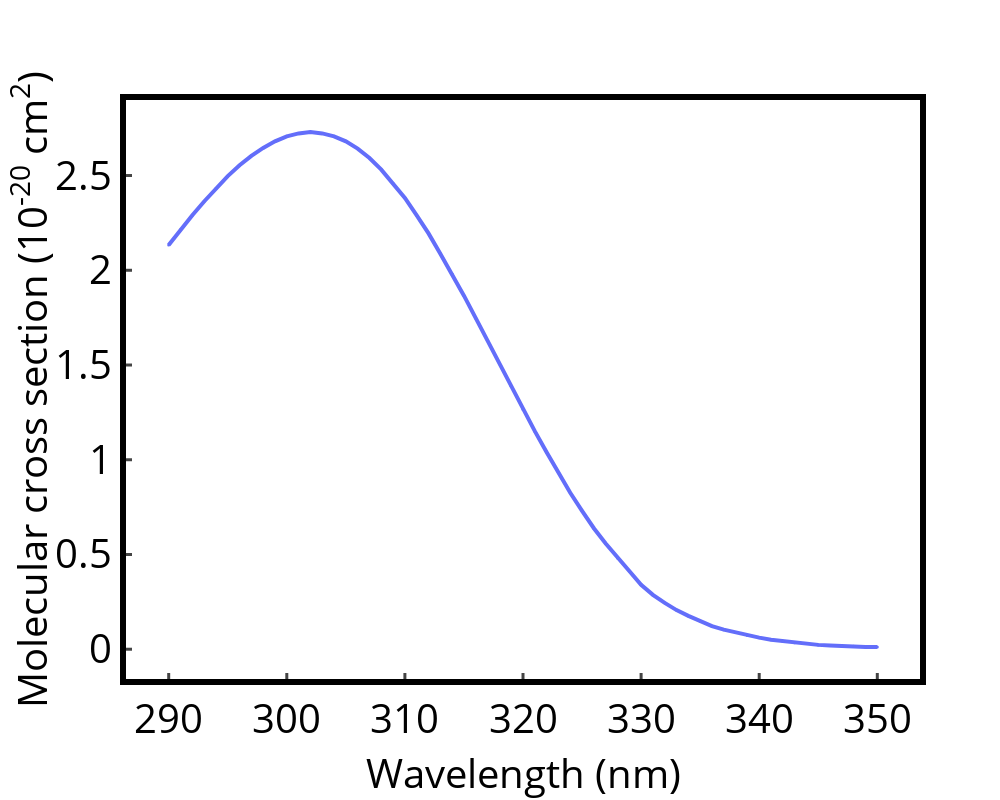

The notebook cell this image was saved under:
### Code cell
import plotly.graph_objects as go

fig_1= go.Figure()
fig_1.add_trace(go.Scatter(x= new_cross_section_nitrate.index,y=new_cross_section_nitrate['molecular_cross_section']*1e20,yaxis = "y1",mode='markers+lines',marker_size=3,line_width=4,
                           name="σ(NO3-)"))
# fig_1.add_trace(go.Scatter(x= new_cross_section_nitrite.index,y=new_cross_section_nitrite['molecular_cross_section']*10,yaxis = "y1",mode='markers+lines',marker_size=3,line_width=2,name="σ(NO2-)*10"))
# fig_1.add_trace(go.Scatter(x= new_cross_section_I2.index,y=new_cross_section_I2['molecular_cross_section'],yaxis = "y1",mode='markers+lines',marker_size=3,line_width=2,name="σ(I2)"))
# fig_1.add_trace(go.Scatter(x= new_cross_section_clno.index,y=new_cross_section_clno['molecular_cross_section'],yaxis = "y1",mode='markers+lines',marker_size=3,line_width=2,name="σ(ClNO)"))
# fig_1.add_trace(go.Scatter(x= new_cross_section_NO2.index,y=new_cross_section_NO2['molecular_cross_section'],yaxis = "y1",mode='markers+lines',marker_size=3,line_width=2,name="σ(NO2)"))
# fig_1.add_trace(go.Scatter(x= new_cross_section_HONO.index,y=new_cross_section_HONO['molecular_cross_section'],yaxis = "y1",mode='markers+lines',marker_size=3,line_width=2,name="σ(HONO)"))


# fig_1.add_trace(go.Scatter(x= actinic.iloc[:,0], y=actinic.iloc[:,1], yaxis = "y2",mode='markers+lines', line=dict(dash='dot'),marker_size=3,line_width=5,name='Flux '+actinic.columns[1]))
# fig_1.add_trace(go.Scatter(x= actinic.iloc[:,0], y=actinic.iloc[:,2], yaxis = "y2",mode='markers+lines', line=dict(dash='dot'),marker_size=3,line_width=5,name='Flux '+actinic.columns[2]))
# fig_1.add_trace(go.Scatter(x= actinic.iloc[:,0], y=actinic.iloc[:,3], yaxis = "y2",mode='markers+lines', line=dict(dash='dot'),marker_size=3,line_width=5,name='Flux '+actinic.columns[3]))
# fig_1.add_trace(go.Scatter(x= actinic.iloc[:,0], y=actinic.iloc[:,4], yaxis = "y2",mode='markers+lines', line=dict(dash='dot'),marker_size=3,line_width=5,name='Flux '+actinic.columns[4]))

fig_1.update_layout(title='',titlefont=dict(color="black",size=25))
fig_1.update_layout( bargap=0)
# fig_1.update_layout(
#   plot_bgcolor = 'white',paper_bgcolor = 'white',autosize=False,width=1000, height=500,
#     xaxis=dict( title="Wavelength (nm)",titlefont=dict(color="black",size=25),showline=True, mirror= True,tickfont=dict(color='black',size=25 ),linecolor="black", linewidth=1,ticks='inside'),
#     yaxis=dict( title='Molecular cross section (cm<sup>2</sup>)', titlefont=dict(color="black",size=25),tickfont=dict(color='black',size=25 ),linecolor="black", linewidth=1,ticks='inside'),
#     yaxis2=dict(title='Photon flux (cm<sup>-2</sup>  s<sup>-1</sup> nm<sup>-1</sup>)',titlefont=dict(color="black",size=25),tickfont=dict(color="black" ,size=25),ticks='inside',anchor="free",overlaying="y", side="right", position=1, linecolor="black", linewidth=1,showticklabels = True) )
# fig_1.update_layout(legend=dict(yanchor="top",y=0.9 ,xanchor="left",x=0.1,  font=dict( size=20,color="black")))
# config = {'displayModeBar': True}



fig_1.update_layout(
  plot_bgcolor = 'white',paper_bgcolor = 'white',autosize=False,width=1000, height=800,
    xaxis=dict( title="Wavelength (nm)",titlefont=dict(color="black",size=40),ticklen=6,tickwidth=3,showline=True, mirror= True,tickfont=dict(color='black',size=40 ),linecolor="black", linewidth=6,ticks='inside'),
    yaxis=dict( title='Molecular cross section (10<sup>-20</sup> cm<sup>2</sup>)', zeroline=False,
              #  range=[-2,68],
               titlefont=dict(color="black",size=40),mirror= True,tickfont=dict(color='black',size=40 ),linecolor="black", linewidth=6,ticks='inside',ticklen=6,tickwidth=3,
               ),
    yaxis2=dict(title='',titlefont=dict(color="black",size=40),tickfont=dict(color="black" ,size=40),ticks='inside',anchor="free",overlaying="y", side="right", position=1, linecolor="black", linewidth=2,showticklabels = True) )
fig_1.update_layout(legend=dict(yanchor="top",y=0.8 ,xanchor="left",x=0.05,  font=dict( size=40,color="black")))
fig_1.update_layout(xaxis=dict(showgrid=False),
              yaxis=dict(showgrid=False)
)

fig_1.show(config=config)
# fig_1.write_html('cross_section_actinic_flux_202309051909.html')
fig_1.write_image('nitrate_absorption.png')

### Figure 1 — Plotly figure (JSON) as saved in the notebook; plotly's stock layout.template omitted (floating-point values rounded to 4 significant figures)
{"data": [{"line": {"width": 4}, "marker": {"size": 3}, "mode": "markers+lines", "name": "σ(NO3-)", "type": "scatter", "x": [290, 291, 292, 293, 294, 295, 296, 297, 298, 299, 300, 301, 302, 303, 304, 305, 306, 307, 308, 309, 310, 311, 312, 313, 314, 315, 316, 317, 318, 319, 320, 321, 322, 323, 324, 325, 326, 327, 328, 329, 330, 331, 332, 333, 334, 335, 336, 337, 338, 339, 340, 341, 342, 343, 344, 345, 346, 347, 348, 349, 350], "y": [2.134, 2.214, 2.29, 2.363, 2.432, 2.497, 2.554, 2.604, 2.646, 2.68, 2.707, 2.722, 2.73, 2.722, 2.707, 2.68, 2.642, 2.592, 2.531, 2.459, 2.382, 2.29, 2.195, 2.088, 1.981, 1.866, 1.747, 1.629, 1.506, 1.388, 1.266, 1.151, 1.04, 0.9329, 0.8259, 0.7303, 0.6385, 0.5582, 0.4818, 0.4129, 0.3403, 0.2868, 0.2447, 0.2065, 0.1759, 0.1491, 0.1224, 0.1032, 0.08794, 0.07265, 0.06118, 0.04971, 0.04206, 0.03441, 0.03059, 0.02294, 0.01912, 0.01529, 0.01529, 0.01147, 0.01147], "yaxis": "y"}], "layout": {"autosize": false, "bargap": 0, "height": 800, "legend": {"font": {"color": "black", "size": 40}, "x": 0.05, "xanchor": "left", "y": 0.8, "yanchor": "top"}, "paper_bgcolor": "white", "plot_bgcolor": "white", "title": {"font": {"color": "black", "size": 25}, "text": ""}, "width": 1000, "xaxis": {"linecolor": "black", "linewidth": 6, "mirror": true, "showgrid": false, "showline": true, "tickfont": {"color": "black", "size": 40}, "ticklen": 6, "ticks": "inside", "tickwidth": 3, "title": {"font": {"color": "black", "size": 40}, "text": "Wavelength (nm)"}}, "yaxis": {"linecolor": "black", "linewidth": 6, "mirror": true, "showgrid": false, "tickfont": {"color": "black", "size": 40}, "ticklen": 6, "ticks": "inside", "tickwidth": 3, "title": {"font": {"color": "black", "size": 40}, "text": "Molecular cross section (10<sup>-20</sup> cm<sup>2</sup>)"}, "zeroline": false}, "yaxis2": {"anchor": "free", "linecolor": "black", "linewidth": 2, "overlaying": "y", "position": 1, "showticklabels": true, "side": "right", "tickfont": {"color": "black", "size": 40}, "ticks": "inside", "title": {"font": {"color": "black", "size": 40}, "text": ""}}}}
